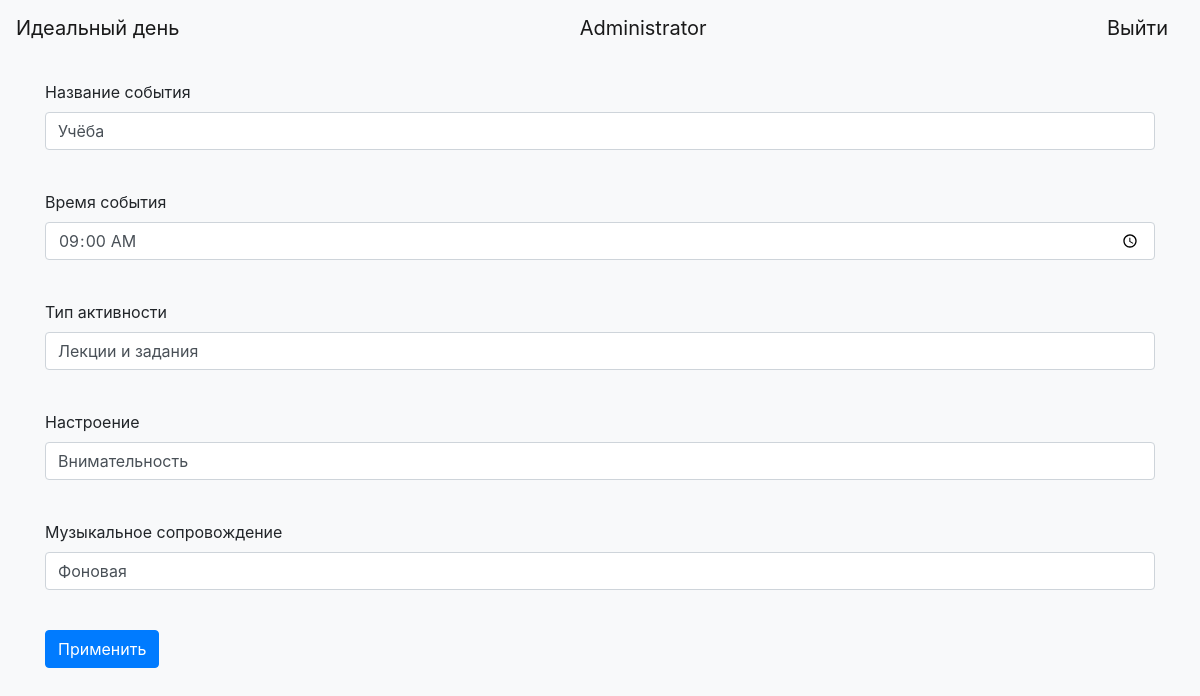
The page /events/9 (signed in) on the database its author committed.
### data/users.py (models this page shows, shortened)
class User(SqlAlchemyBase, UserMixin, SerializerMixin):
    __tablename__ = 'users'
    id = sqlalchemy.Column(sqlalchemy.Integer, primary_key=True, autoincrement=True)
    email = sqlalchemy.Column(sqlalchemy.String, index=True, unique=True, nullable=True)
    name = sqlalchemy.Column(sqlalchemy.String, nullable=True)
    hashed_password = sqlalchemy.Column(sqlalchemy.String, nullable=True)
    avatar = sqlalchemy.Column(sqlalchemy.String, nullable=True)
    events = orm.relationship('Events', back_populates='user')

### data/events.py (models this page shows)
class Events(SqlAlchemyBase, SerializerMixin):
    __tablename__ = 'events'
    id = sqlalchemy.Column(sqlalchemy.Integer, primary_key=True, autoincrement=True)
    title = sqlalchemy.Column(sqlalchemy.String, nullable=True)
    time = sqlalchemy.Column(sqlalchemy.DateTime, nullable=False)
    activity_type = sqlalchemy.Column(sqlalchemy.String, nullable=True)
    mood = sqlalchemy.Column(sqlalchemy.String, nullable=True)
    music = sqlalchemy.Column(sqlalchemy.String, nullable=True)
    user_id = sqlalchemy.Column(sqlalchemy.Integer, sqlalchemy.ForeignKey("users.id"))
    user = orm.relationship('User')

### index.py (the view, shortened to what this page needs)
@app.route('/events/<int:id>', methods=['GET', 'POST'])
@login_required
def edit_events(id):
    form = EventsForm()
    if request.method == "GET":
        db_sess = db_session.create_session()
        if current_user.id != 1:
            event = db_sess.query(Events).filter(Events.id == id,
                                                 Events.user == current_user).first()
        else:
            event = db_sess.query(Events).filter(Events.id == id).first()
        if event:
            form.title.data = event.title
            form.time.data = event.time.time()
            form.activity_type.data = event.activity_type
            form.mood.data = event.mood
            form.music.data = event.music
        else:
            abort(404)
    return render_template('events.html',
                           title='Редактирование события',
                           form=form
                           )

### form/events.py
class EventsForm(FlaskForm):
    title = StringField('Название события', validators=[DataRequired()])
    time = TimeField('Время события', validators=[DataRequired()])
    activity_type = StringField('Тип активности', validators=[DataRequired()])
    mood = StringField('Настроение', validators=[DataRequired()])
    music = StringField('Музыкальное сопровождение', validators=[DataRequired()])
    submit = SubmitField('Применить')

### data/db_session.py (called while the page is built)
def create_session() -> Session:
    global __factory
    return __factory()

### index.py (called while the page is built)
@login_manager.user_loader
def load_user(user_id):
    db_sess = db_session.create_session()
    return db_sess.query(User).get(user_id)

### templates/events.html (shortened to what this page needs)
{% extends "base.html" %}
{% block content %}
<form action="" method="post">
    <p>
        {{ form.title.label }}<br>
        {{ form.title(class="form-control") }}<br>
    </p>
    <p>
        {{ form.time.label }}<br>
        {{ form.time(class="form-control") }}<br>
    </p>
    <p>
        {{ form.activity_type.label }}<br>
        {{ form.activity_type(class="form-control") }}<br>
    </p>
    <p>
        {{ form.mood.label }}<br>
        {{ form.mood(class="form-control") }}<br>
    </p>
    <p>
        {{ form.music.label }}<br>
        {{ form.music(class="form-control") }}<br>
    </p>
    <p>{{ form.submit(type="submit", class="btn btn-primary") }}</p>
</form>
{% endblock %}

### templates/base.html (shortened to what this page needs)
<!doctype html>
<html lang="en">
<head>
    <link rel="stylesheet"
          href="https://stackpath.bootstrapcdn.com/bootstrap/4.4.1/css/bootstrap.min.css"
>
    <link rel="stylesheet" type="text/css" href="../static/css/style.css" />
</head>
<body>
<header>
<nav class="navbar navbar-light bg-light">
    <a class="navbar-brand" href="/">Идеальный день</a>
    {% if current_user.is_authenticated %}
      <a class="navbar-brand" href="/account">{{ current_user.name }}</a>
      <a class="navbar-brand" href="/logout">Выйти</a>
    {% else %}
      <p class="mb-0">
        <a class="btn btn-primary" href="/register">Зарегистрироваться</a>
        <a class="btn btn-success" href="/login">Войти</a>
      </p>
    {% endif %}
</nav>
</header>
<main role="main" class="container py-4">
    {% block content %}{% endblock %}
</main>
</body>
</html>

### static/css/style.css (style rules this page uses)
body { background-color: #f8f9fa; }

### rows shown on the page
User: name "Administrator"
Events: title "Учёба", time "09:00", activity_type "Лекции и задания", mood "Внимательность", music "Фоновая"
